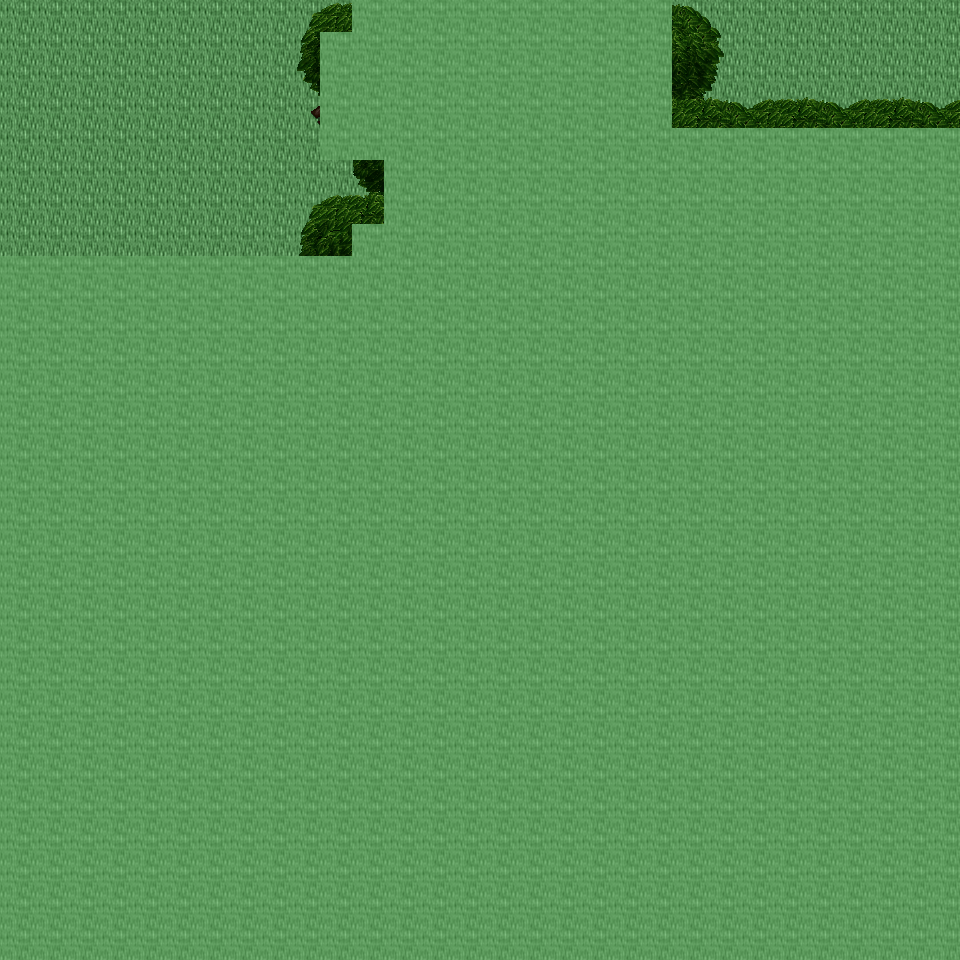

The image is a tile-based game level rendered from a .tmx file. Its description and source (layers, tilesets, objects; grid data summarised) follow:
An orthogonal 30x30 tile map with 32x32 px tiles, 6 tile layers (Ground, Object, Object2, Above, ...), 10 tilesets and 4 objects (4x mapchange).

<map version="1.0" orientation="orthogonal" renderorder="right-down" width="30" height="30" tilewidth="32" tileheight="32" nextobjectid="5">
  <tileset firstgid="1" name="tileset_ground_ground" tilewidth="32" tileheight="32" tilecount="33" columns="3">
    <image source="../drawable/tileset_ground_ground.png" width="96" height="352" />
  </tileset>
  <tileset firstgid="34" name="tileset_plant_tree_tree_darkgreen" tilewidth="32" tileheight="32" tilecount="88" columns="8">
    <image source="../drawable/tileset_plant_tree_tree_darkgreen.png" width="256" height="352" />
  </tileset>
  <tileset firstgid="122" name="tileset_plant_tree_tree_green" tilewidth="32" tileheight="32" tilecount="88" columns="8">
    <image source="../drawable/tileset_plant_tree_tree_green.png" width="256" height="352" />
  </tileset>
  <tileset firstgid="210" name="tileset_logic_collision" tilewidth="32" tileheight="32" tilecount="1" columns="1">
    <image source="../drawable/tileset_logic_collision.png" width="32" height="32" />
  </tileset>
  <tileset firstgid="211" name="tileset_logic_item_herb" tilewidth="32" tileheight="32" tilecount="5" columns="5">
    <image source="../drawable/tileset_logic_item_herb.png" width="160" height="32" />
  </tileset>
  <tileset firstgid="216" name="tileset_plant_flower_small_flower_bed_2" tilewidth="32" tileheight="32" tilecount="12" columns="3">
    <image source="../drawable/tileset_plant_flower_small_flower_bed_2.png" width="96" height="128" />
  </tileset>
  <tileset firstgid="228" name="tileset_plant_flower_small_flower_bed" tilewidth="32" tileheight="32" tilecount="12" columns="3">
    <image source="../drawable/tileset_plant_flower_small_flower_bed.png" width="96" height="128" />
  </tileset>
  <tileset firstgid="240" name="tileset_plant_flower_pointed_yellow" tilewidth="32" tileheight="32" tilecount="2" columns="2">
    <image source="../drawable/tileset_plant_flower_pointed_yellow.png" width="64" height="32" />
  </tileset>
  <tileset firstgid="242" name="tileset_plant_flower_polyanthus" tilewidth="32" tileheight="32" tilecount="3" columns="3">
    <image source="../drawable/tileset_plant_flower_polyanthus.png" width="96" height="32" />
  </tileset>
  <tileset firstgid="245" name="tileset_building_huts" tilewidth="32" tileheight="32" tilecount="338" columns="26">
    <image source="../drawable/tileset_building_huts.png" width="832" height="416" />
  </tileset>
  <layer name="Ground" width="30" height="30">
    <data>[900 cells, 240 non-empty, 1 distinct tile ids]</data>
  </layer>
  <layer name="Object" width="30" height="30">
    <data>[900 cells, 0 non-empty, 0 distinct tile ids]</data>
  </layer>
  <layer name="Object2" width="30" height="30">
    <data>[900 cells, 8 non-empty, 8 distinct tile ids]</data>
  </layer>
  <layer name="Above" width="30" height="30">
    <data>[900 cells, 141 non-empty, 41 distinct tile ids]</data>
  </layer>
  <layer name="Above2" width="30" height="30">
    <data>[900 cells, 2 non-empty, 1 distinct tile ids]</data>
  </layer>
  <layer name="Walkable" width="30" height="30">
    <data>[900 cells, 778 non-empty, 1 distinct tile ids]</data>
  </layer>
  <objectgroup name="MapEvents">
    <object id="1" name="north" type="mapchange" x="0" y="0" width="352" height="32">
      <properties>
        <property name="map" value="0_ados_mountain_n2_w2_x0_y3" />
        <property name="place" value="south" />
      </properties>
    </object>
    <object id="2" name="north2" type="mapchange" x="672" y="0" width="288" height="32">
      <properties>
        <property name="map" value="0_ados_mountain_n2_w2_x0_y3" />
        <property name="place" value="south2" />
      </properties>
    </object>
    <object id="3" name="west" type="mapchange" x="0" y="0" width="32" height="256">
      <properties>
        <property name="map" value="0_deniran_forest_n2_w_x0_y4" />
        <property name="place" value="east" />
      </properties>
    </object>
    <object id="4" name="east" type="mapchange" x="928" y="0" width="32" height="128">
      <properties>
        <property name="map" value="0_ados_mountain_n2_w2_x1_y4" />
        <property name="place" value="west" />
      </properties>
    </object>
  </objectgroup>
</map>
